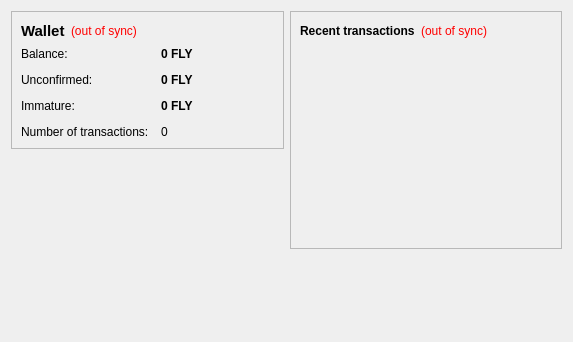
<?xml version="1.0" encoding="UTF-8"?>
<ui version="4.0">
 <class>OverviewPage</class>
 <widget class="QWidget" name="OverviewPage">
  <property name="geometry">
   <rect>
    <x>0</x>
    <y>0</y>
    <width>573</width>
    <height>342</height>
   </rect>
  </property>
  <property name="windowTitle">
   <string>Form</string>
  </property>
  <layout class="QHBoxLayout" name="horizontalLayout" stretch="1,1">
   <item>
    <layout class="QVBoxLayout" name="verticalLayout_2">
     <item>
      <widget class="QFrame" name="frame">
       <property name="frameShape">
        <enum>QFrame::StyledPanel</enum>
       </property>
       <property name="frameShadow">
        <enum>QFrame::Raised</enum>
       </property>
       <layout class="QVBoxLayout" name="verticalLayout_4">
        <item>
         <layout class="QHBoxLayout" name="horizontalLayout_4">
          <item>
           <widget class="QLabel" name="label_5">
            <property name="font">
             <font>
              <pointsize>11</pointsize>
              <weight>75</weight>
              <bold>true</bold>
             </font>
            </property>
            <property name="text">
             <string>Wallet</string>
            </property>
           </widget>
          </item>
          <item>
           <widget class="QLabel" name="labelWalletStatus">
            <property name="toolTip">
             <string>The displayed information may be out of date. Your wallet automatically synchronizes with the FlyCoin network after a connection is established, but this process has not completed yet.</string>
            </property>
            <property name="styleSheet">
             <string notr="true">QLabel { color: red; }</string>
            </property>
            <property name="text">
             <string notr="true">(out of sync)</string>
            </property>
            <property name="alignment">
             <set>Qt::AlignLeading|Qt::AlignLeft|Qt::AlignVCenter</set>
            </property>
           </widget>
          </item>
          <item>
           <spacer name="horizontalSpacer_2">
            <property name="orientation">
             <enum>Qt::Horizontal</enum>
            </property>
            <property name="sizeHint" stdset="0">
             <size>
              <width>40</width>
              <height>20</height>
             </size>
            </property>
           </spacer>
          </item>
         </layout>
        </item>
        <item>
         <layout class="QFormLayout" name="formLayout_2">
          <property name="fieldGrowthPolicy">
           <enum>QFormLayout::AllNonFixedFieldsGrow</enum>
          </property>
          <property name="horizontalSpacing">
           <number>12</number>
          </property>
          <property name="verticalSpacing">
           <number>12</number>
          </property>
          <item row="0" column="0">
           <widget class="QLabel" name="label">
            <property name="text">
             <string>Balance:</string>
            </property>
           </widget>
          </item>
          <item row="0" column="1">
           <widget class="QLabel" name="labelBalance">
            <property name="font">
             <font>
              <weight>75</weight>
              <bold>true</bold>
             </font>
            </property>
            <property name="cursor">
             <cursorShape>IBeamCursor</cursorShape>
            </property>
            <property name="toolTip">
             <string>Your current balance</string>
            </property>
            <property name="text">
             <string notr="true">0 FLY</string>
            </property>
            <property name="textInteractionFlags">
             <set>Qt::LinksAccessibleByMouse|Qt::TextSelectableByKeyboard|Qt::TextSelectableByMouse</set>
            </property>
           </widget>
          </item>
          <item row="1" column="0">
           <widget class="QLabel" name="label_3">
            <property name="text">
             <string>Unconfirmed:</string>
            </property>
           </widget>
          </item>
          <item row="1" column="1">
           <widget class="QLabel" name="labelUnconfirmed">
            <property name="font">
             <font>
              <weight>75</weight>
              <bold>true</bold>
             </font>
            </property>
            <property name="cursor">
             <cursorShape>IBeamCursor</cursorShape>
            </property>
            <property name="toolTip">
             <string>Total of transactions that have yet to be confirmed, and do not yet count toward the current balance</string>
            </property>
            <property name="text">
             <string notr="true">0 FLY</string>
            </property>
            <property name="textInteractionFlags">
             <set>Qt::LinksAccessibleByMouse|Qt::TextSelectableByKeyboard|Qt::TextSelectableByMouse</set>
            </property>
           </widget>
          </item>
          <item row="3" column="0">
           <widget class="QLabel" name="label_2">
            <property name="text">
             <string>Number of transactions:</string>
            </property>
           </widget>
          </item>
          <item row="3" column="1">
           <widget class="QLabel" name="labelNumTransactions">
            <property name="toolTip">
             <string>Total number of transactions in wallet</string>
            </property>
            <property name="text">
             <string notr="true">0</string>
            </property>
           </widget>
          </item>
          <item row="2" column="0">
           <widget class="QLabel" name="labelImmatureText">
            <property name="text">
             <string>Immature:</string>
            </property>
           </widget>
          </item>
          <item row="2" column="1">
           <widget class="QLabel" name="labelImmature">
            <property name="font">
             <font>
              <weight>75</weight>
              <bold>true</bold>
             </font>
            </property>
            <property name="toolTip">
             <string>Mined balance that has not yet matured</string>
            </property>
            <property name="text">
             <string notr="true">0 FLY</string>
            </property>
            <property name="textInteractionFlags">
             <set>Qt::LinksAccessibleByMouse|Qt::TextSelectableByKeyboard|Qt::TextSelectableByMouse</set>
            </property>
           </widget>
          </item>
         </layout>
        </item>
       </layout>
      </widget>
     </item>
     <item>
      <spacer name="verticalSpacer">
       <property name="orientation">
        <enum>Qt::Vertical</enum>
       </property>
       <property name="sizeHint" stdset="0">
        <size>
         <width>20</width>
         <height>40</height>
        </size>
       </property>
      </spacer>
     </item>
    </layout>
   </item>
   <item>
    <layout class="QVBoxLayout" name="verticalLayout_3">
     <item>
      <widget class="QFrame" name="frame_2">
       <property name="frameShape">
        <enum>QFrame::StyledPanel</enum>
       </property>
       <property name="frameShadow">
        <enum>QFrame::Raised</enum>
       </property>
       <layout class="QVBoxLayout" name="verticalLayout">
        <item>
         <layout class="QHBoxLayout" name="horizontalLayout_2">
          <item>
           <widget class="QLabel" name="label_4">
            <property name="text">
             <string>&lt;b&gt;Recent transactions&lt;/b&gt;</string>
            </property>
           </widget>
          </item>
          <item>
           <widget class="QLabel" name="labelTransactionsStatus">
            <property name="toolTip">
             <string>The displayed information may be out of date. Your wallet automatically synchronizes with the FlyCoin network after a connection is established, but this process has not completed yet.</string>
            </property>
            <property name="styleSheet">
             <string notr="true">QLabel { color: red; }</string>
            </property>
            <property name="text">
             <string notr="true">(out of sync)</string>
            </property>
            <property name="alignment">
             <set>Qt::AlignRight|Qt::AlignTrailing|Qt::AlignVCenter</set>
            </property>
           </widget>
          </item>
          <item>
           <spacer name="horizontalSpacer">
            <property name="orientation">
             <enum>Qt::Horizontal</enum>
            </property>
            <property name="sizeHint" stdset="0">
             <size>
              <width>40</width>
              <height>20</height>
             </size>
            </property>
           </spacer>
          </item>
         </layout>
        </item>
        <item>
         <widget class="QListView" name="listTransactions">
          <property name="styleSheet">
           <string notr="true">QListView { background: transparent; }</string>
          </property>
          <property name="frameShape">
           <enum>QFrame::NoFrame</enum>
          </property>
          <property name="verticalScrollBarPolicy">
           <enum>Qt::ScrollBarAlwaysOff</enum>
          </property>
          <property name="horizontalScrollBarPolicy">
           <enum>Qt::ScrollBarAlwaysOff</enum>
          </property>
          <property name="selectionMode">
           <enum>QAbstractItemView::NoSelection</enum>
          </property>
         </widget>
        </item>
       </layout>
      </widget>
     </item>
     <item>
      <spacer name="verticalSpacer_2">
       <property name="orientation">
        <enum>Qt::Vertical</enum>
       </property>
       <property name="sizeHint" stdset="0">
        <size>
         <width>20</width>
         <height>40</height>
        </size>
       </property>
      </spacer>
     </item>
    </layout>
   </item>
  </layout>
 </widget>
 <resources/>
 <connections/>
</ui>
